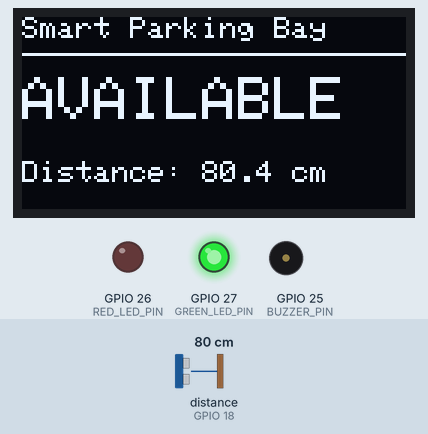
Bench run of a sketch on a simulated ESP32. On the bench: 128×64 one-colour display, output pins drawn as LEDs (lit = HIGH), buzzer (waves = sounding). Wiring (from diagram.json): ultrasonic range finder: trigger GPIO 5; echo GPIO 18. The inputs (shaded band) are chosen by the test bench; at power-on: distance to the obstacle (sensor on GPIO 18) 80 cm. The echo pulse lasts 58.3 µs per cm; pins used as bus, display or sensor lines are not drawn; what the sketch prints to the serial monitor is not drawn.

Above: at 1.2 s.
1.3 s: distance to the obstacle (sensor on GPIO 18) set to 52 cm
At 2.7 s:
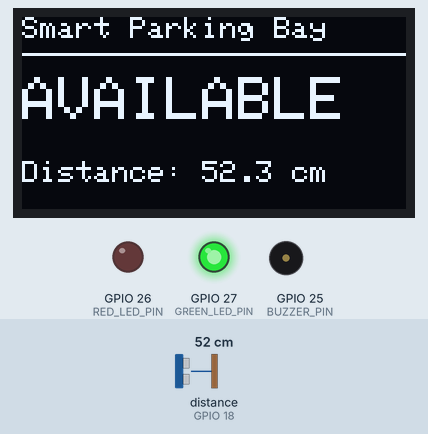
3.0 s: distance to the obstacle (sensor on GPIO 18) set to 47 cm
At 3.6 s:
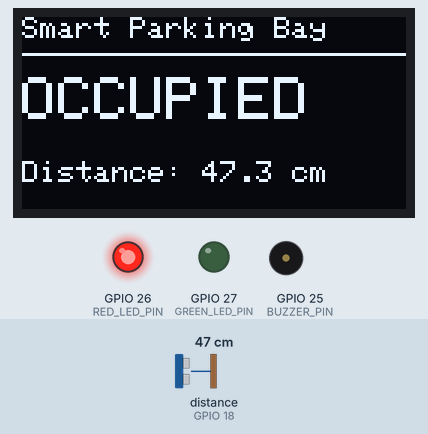
4.6 s: distance to the obstacle (sensor on GPIO 18) set to 52 cm
At 5.9 s:
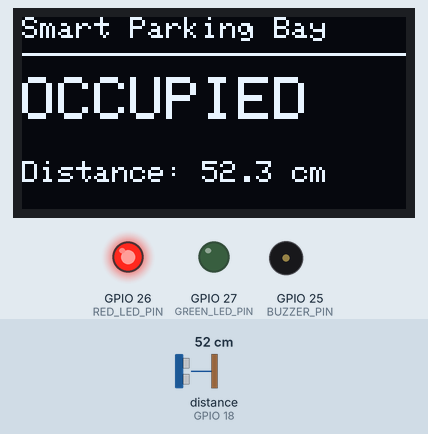
6.6 s: distance to the obstacle (sensor on GPIO 18) set to 58 cm
At 7.9 s:
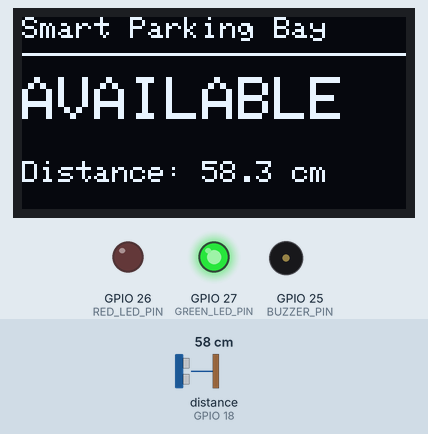
Timing chart, 0 to 9.1 s (numbered marks = the images above; inputs shaded):
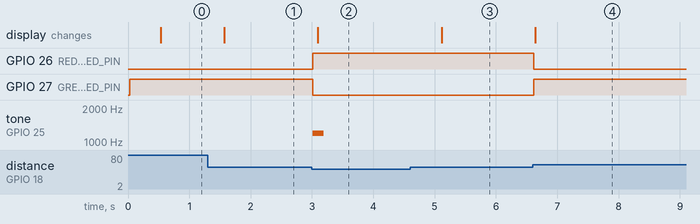

The sketch:

sketch.ino
```cpp
#include <Wire.h>
#include <Adafruit_GFX.h>
#include <Adafruit_SSD1306.h>

const int TRIG_PIN = 5;
const int ECHO_PIN = 18;
const int RED_LED_PIN = 26;
const int GREEN_LED_PIN = 27;
const int BUZZER_PIN = 25;

const float OCCUPIED_THRESHOLD_CM = 50.0;
const float AVAILABLE_THRESHOLD_CM = 55.0;
const unsigned long SENSOR_TIMEOUT_US = 30000;
const unsigned long DASHBOARD_INTERVAL_MS = 500;

const int SCREEN_WIDTH = 128;
const int SCREEN_HEIGHT = 64;
Adafruit_SSD1306 display(SCREEN_WIDTH, SCREEN_HEIGHT, &Wire, -1);

bool occupied = false;
bool displayReady = false;
unsigned long lastDashboardUpdate = 0;

float readDistanceCm() {
  digitalWrite(TRIG_PIN, LOW);
  delayMicroseconds(2);
  digitalWrite(TRIG_PIN, HIGH);
  delayMicroseconds(10);
  digitalWrite(TRIG_PIN, LOW);

  unsigned long duration = pulseIn(ECHO_PIN, HIGH, SENSOR_TIMEOUT_US);
  if (duration == 0) {
    return 400.0;
  }

  return duration / 58.0;
}

bool decideParkingStatus(float distanceCm) {
  if (occupied) {
    return distanceCm < AVAILABLE_THRESHOLD_CM;
  }

  return distanceCm < OCCUPIED_THRESHOLD_CM;
}

void updateIndicators(bool isOccupied) {
  digitalWrite(RED_LED_PIN, isOccupied ? HIGH : LOW);
  digitalWrite(GREEN_LED_PIN, isOccupied ? LOW : HIGH);
}

void updateDisplay(float distanceCm, bool isOccupied) {
  if (!displayReady) {
    return;
  }

  display.clearDisplay();
  display.setTextColor(SSD1306_WHITE);
  display.setTextSize(1);
  display.setCursor(0, 0);
  display.println("Smart Parking Bay");
  display.drawLine(0, 12, 127, 12, SSD1306_WHITE);

  display.setTextSize(2);
  display.setCursor(0, 20);
  display.println(isOccupied ? "OCCUPIED" : "AVAILABLE");

  display.setTextSize(1);
  display.setCursor(0, 48);
  display.print("Distance: ");
  display.print(distanceCm, 1);
  display.println(" cm");
  display.display();
}

void printDashboard(float distanceCm, bool isOccupied) {
  Serial.print("Parking Bay 1 | Distance: ");
  Serial.print(distanceCm, 1);
  Serial.print(" cm | Status: ");
  Serial.println(isOccupied ? "OCCUPIED" : "AVAILABLE");
}

void beepOnNewOccupation(bool previousStatus, bool currentStatus) {
  if (!previousStatus && currentStatus) {
    tone(BUZZER_PIN, 1200, 180);
  }
}

void setup() {
  Serial.begin(115200);

  pinMode(TRIG_PIN, OUTPUT);
  pinMode(ECHO_PIN, INPUT);
  pinMode(RED_LED_PIN, OUTPUT);
  pinMode(GREEN_LED_PIN, OUTPUT);
  pinMode(BUZZER_PIN, OUTPUT);

  Wire.begin(21, 22);
  displayReady = display.begin(SSD1306_SWITCHCAPVCC, 0x3C);

  updateIndicators(occupied);
  updateDisplay(400.0, occupied);

  Serial.println("IoT-Based Smart Parking Space Detector");
  Serial.println("Dashboard: HC-SR04 distance, LED state, OLED status, buzzer alert");
}

void loop() {
  float distanceCm = readDistanceCm();
  bool previousStatus = occupied;
  occupied = decideParkingStatus(distanceCm);

  updateIndicators(occupied);
  beepOnNewOccupation(previousStatus, occupied);

  unsigned long now = millis();
  if (now - lastDashboardUpdate >= DASHBOARD_INTERVAL_MS) {
    updateDisplay(distanceCm, occupied);
    printDashboard(distanceCm, occupied);
    lastDashboardUpdate = now;
  }

  delay(50);
}
```

Measured:
- the behaviour switches between 50 and 49 cm on distance to the obstacle (sensor on GPIO 18) (found by bisection; images 1 and 2)
- the behaviour switches between 54 and 55 cm on distance to the obstacle (sensor on GPIO 18) (found by bisection; images 3 and 4)
- after the input at 1.3 s, the display: changes after 0.27 s (image 1)
- after the input at 3.0 s, GPIO 26 (RED_LED_PIN): LOW → HIGH at once; GPIO 27 (GREEN_LED_PIN): HIGH → LOW at once; tone on GPIO 25 (BUZZER_PIN): silent → 1200 Hz at once, → silent 0.18 s later; the display: changes after 0.09 s (image 2)
- after the input at 4.6 s, the display: changes after 0.52 s (image 3)
- after the input at 6.6 s, GPIO 26 (RED_LED_PIN): HIGH → LOW at once; GPIO 27 (GREEN_LED_PIN): LOW → HIGH at once; the display: changes at once (image 4)
